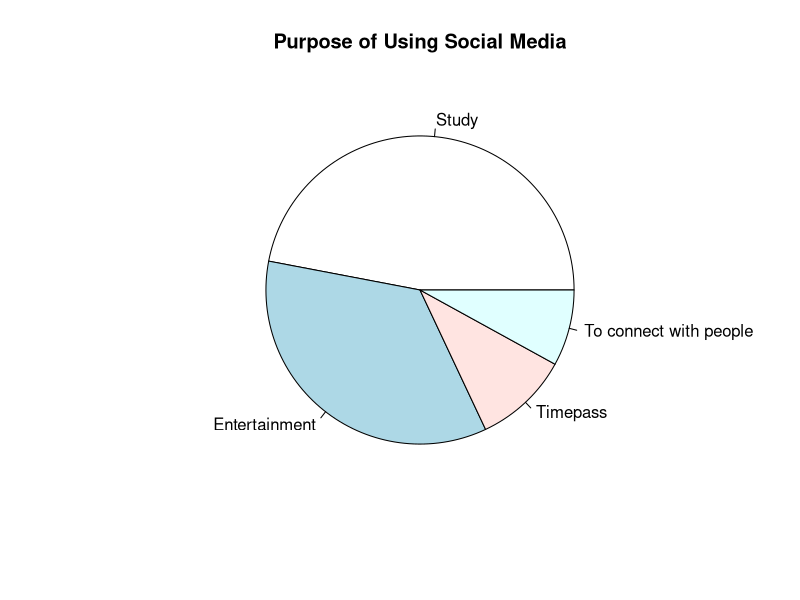
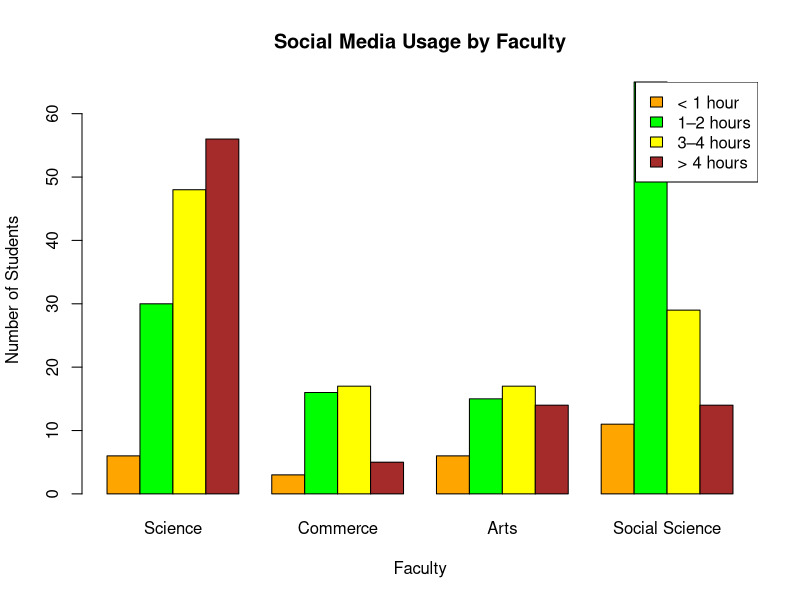

Here is the R script that generated these plots, in order:
#T-TEST
#	How many hours do you spend on social media?
# Perform independent t-test
# Scores for hour categories
scores <- c(0.5, 1.5, 3.5, 5) #mid value

# Male Science frequency counts
male_science <- c(2, 8, 12, 44)

# Female Science frequency counts
female_science <- c(4, 22, 36, 12)

# Expand data into individual-level values
male_hours <- rep(scores, male_science)
female_hours <- rep(scores, female_science)

# Perform independent t-test
t.test(male_hours, female_hours)


#CHI-SQUARE TEST
#What is your main purpose of using social media
# Create the contingency table (Males)

purpose_data <- matrix(c(
  12, 25, 10, 9,     # Science
  7,  4,  2, 2,     # Commerce
  6,  7,  4, 4,     # Arts
  15, 17,  3, 6      # Social science
),
nrow = 4,
byrow = TRUE)

# Add row and column names

rownames(purpose_data) <- c("Science", "Commerce", "Arts", "Social science")

colnames(purpose_data) <- c("Study", "Time pass", "Entertainment", "Connect with people")

# Perform Chi-square test

chisq_result <- chisq.test(purpose_data)

# Print result
print(chisq_result)



#PIE CHART:
#Purpose of using Social Media by different faculties

# Create data
purpose <- c("Study", "Entertainment", "Timepass", "To connect with people")
percentage <- c(47, 35, 10, 8)

# Create dataframe
df <- data.frame(purpose, percentage)

# Plot pie chart
pie(df$percentage,
    labels = df$purpose,
    main = "Purpose of Using Social Media")


#MULTIPLE BAR DIAGRAM:
#Social media Usage among different faculties
# Create data
faculty <- c("Science", "Commerce", "Arts", "Social Science")

less_1 <- c(6, 3, 6, 11)
one_two <- c(30, 16, 15, 65)
three_four <- c(48, 17, 17, 29)
more_4 <- c(56, 5, 14, 14)

# Combine into matrix
data <- rbind(less_1, one_two, three_four, more_4)

# Plot multiple bar diagram
barplot(data,
        beside = TRUE,
        names.arg = faculty,
        col = c("orange", "green", "yellow", "brown"),
        xlab = "Faculty",
        ylab = "Number of Students",
        main = "Social Media Usage by Faculty")

# Add legend
legend("topright",
       legend = c("< 1 hour", "1–2 hours", "3–4 hours", "> 4 hours"),
       fill = c("orange", "green", "yellow", "brown"))
